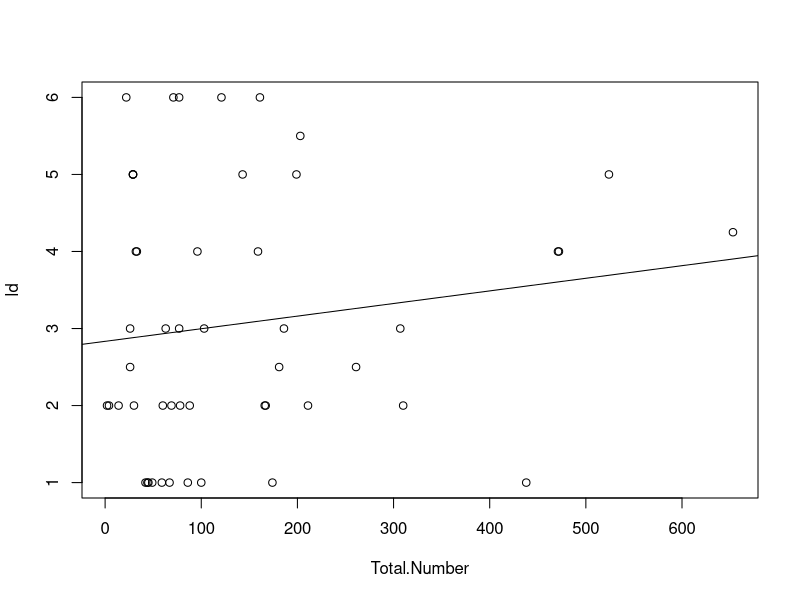
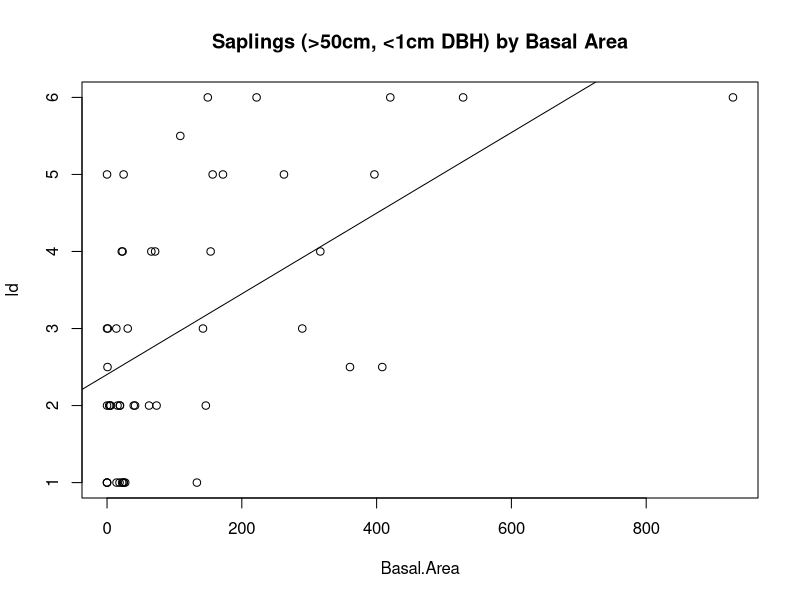

Write the R code that produced these figures, in order. (Note: this script raises an error after producing the figures.)
# compare seju counts to ladder fuels
rm(list=ls())

# read in seju data summarized by plot
seju.data.p <- read.csv('data/seju_data_p.csv')
dim(seju.data.p)

# read in ladder fuel data
ld <- read.csv('data/mean_ladder_fuel_54.csv')
dim(ld)

seju.data.p$ld <- ld$ld[1:50]
seju.data.p$rl <- ld$rl[1:50]
head(seju.data.p)

#plot(seju.data.p$ld~seju.data.p$Total.Number)
plot(ld~Total.Number,data=seju.data.p)
fit <- lm(ld~Total.Number,data=seju.data.p)
abline(fit)

# compare saplings
saplings.p <- read.csv('data/saplings_p.csv')
dim(saplings.p)

saplings.p$ld <- ld$ld[1:50]
saplings.p$rl <- ld$rl[1:50]
head(saplings.p)

# run these lines to replace NAs with zeros
saplings.p$Basal.Area[which(is.na(saplings.p$Basal.Area))] <- 0
saplings.p$Count[which(is.na(saplings.p$Count))] <- 0

plot(ld~Basal.Area,data=saplings.p[-28,],main = "Saplings (>50cm, <1cm DBH) by Basal Area")
fit <- lm(ld~Basal.Area,data=saplings.p[-28,])
abline(fit)
summary(fit)

plot(rl~Basal.Area,data=saplings.p[-28,],main = "Saplings (>50cm, <1cm DBH) by Basal Area")
fit <- lm(rl~Basal.Area,data=saplings.p[-28,])
abline(fit)
summary(fit)

plot(ld~Count,data=saplings.p[-28,],main = "Saplings (>50cm, <1cm DBH) by count totals")
fit <- lm(ld~Count,data=saplings.p[-28,])
abline(fit)
summary(fit)

plot(rl~Count,data=saplings.p[-28,],main = "Saplings (>50cm, <1cm DBH) by count totals")
fit <- lm(rl~Count,data=saplings.p[-28,])
abline(fit)
summary(fit)

# compare small trees
smalltrees.p <- read.csv('data/trees_1_5_p.csv')
dim(smalltrees.p)

smalltrees.p$ld <- ld$ld[1:50]
smalltrees.p$rl <- ld$rl[1:50]
head(smalltrees.p)

# run these lines to replace NAs with zeros
smalltrees.p$Basal.Area[which(is.na(smalltrees.p$Basal.Area))] <- 0
#smalltrees.p$Count[which(is.na(smalltrees.p$Count))] <- 0

smalltrees.p$log10.Basal.Area <- log10(smalltrees.p$Basal.Area+1)
smalltrees.p$log10.rl <- log10(smalltrees.p$rl+1)

plot(ld~Basal.Area,data=smalltrees.p, main = "Small trees (1-5cm DBH) by Basal Area")
fit <- lm(ld~Basal.Area,data=smalltrees.p)
abline(fit)
summary(fit)

#uncomment to identify specific points
#identify(smalltrees.p$ld~smalltrees.p$Basal.Area)

plot(rl~Basal.Area,data=smalltrees.p, main = "Small trees (1-5cm DBH) by Basal Area")
fit <- lm(rl~Basal.Area,data=smalltrees.p)
abline(fit)
summary(fit)

plot(log10.rl~log10.Basal.Area,data=smalltrees.p,main = "Small trees (1-5cm DBH) by Basal Area")
fit <- lm(log10.rl~log10.Basal.Area,data=smalltrees.p)
abline(fit)
summary(fit)

# Multiple regression of contribution of saplings vs. small trees
cor(smalltrees.p$Basal.Area,saplings.p$Basal.Area)
# weakly correlated so both can be used in model

fit <- glm(smalltrees.p$rl~smalltrees.p$Basal.Area + saplings.p$Basal.Area)
summary(fit)

# raw vs. classified
plot(ld~rl,data=smalltrees.p)

## add together small trees and saplings
head(saplings.p)
head(smalltrees.p)
smalltrees.p$sap.smtr.BA <- saplings.p$Basal.Area+smalltrees.p$Basal.Area

plot(ld~sap.smtr.BA,data=smalltrees.p[-28,])
fit <- lm(ld~sap.smtr.BA,data=smalltrees.p[-28,])
abline(fit)
summary(fit)
identify(smalltrees.p$ld[-28]~smalltrees.p$sap.smtr.BA[-28])
